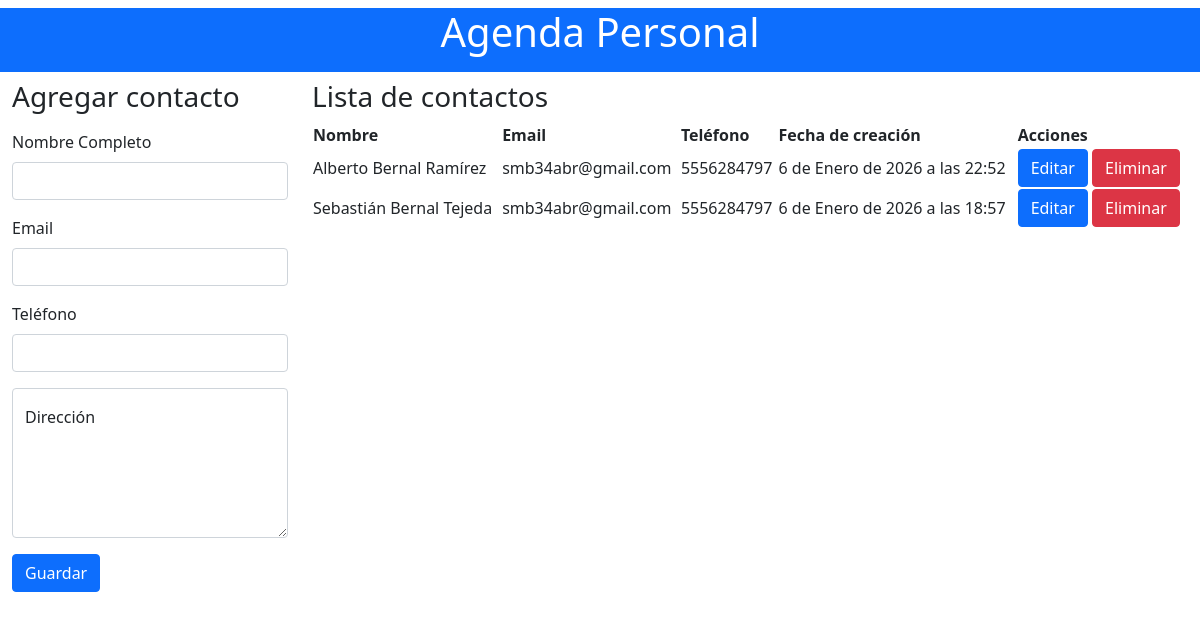
Before: / with the older database file.
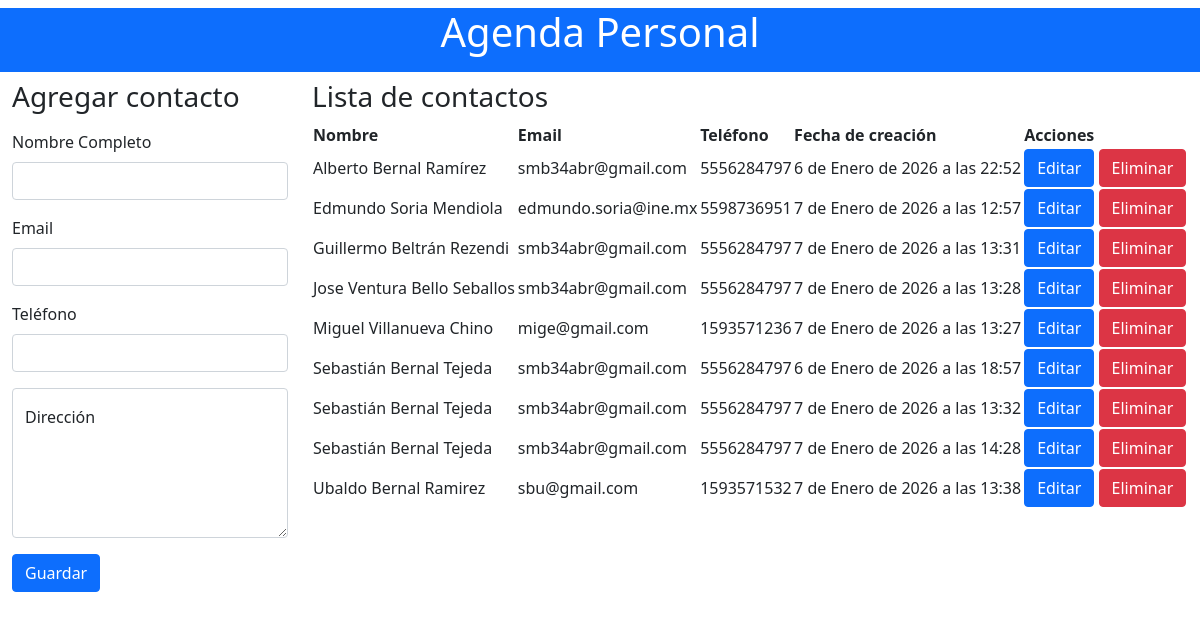
After: the same page with the newer database file.
### personal/models.py (models this page shows, shortened)
class Contact(models.Model):
    name = models.CharField(max_length=100)
    email = models.EmailField()
    phone = models.CharField(max_length=20)
    direction = models.TextField(blank=True)
    created = models.DateTimeField(auto_now=True)
    class Meta:
        ordering = ['name']

### personal/views.py (the view)
# urls.py: path('', views.contact_list_and_create, name='contact_list'),
def contact_list_and_create(request):
    if request.method == 'POST':
        form = ContactForm(request.POST)
        if form.is_valid():
            form.save()
            return redirect('personal:contact_list')
    form = ContactForm()
    contacts = Contact.objects.all()
    return render(request, 'contact_list.html', {
    'form': form,
    'contacts': contacts
    })

### personal/forms.py
class ContactForm(forms.ModelForm):
    class Meta:
        model = Contact
        fields = ['name', 'email', 'phone', 'direction']

### personal/templates/contact_list.html (shortened to what this page needs)
<!DOCTYPE html>
<html lang="es">
<head>
    <link rel="stylesheet" href="https://cdn.jsdelivr.net/npm/bootstrap@5.0.2/dist/css/bootstrap.min.css"
        rel="stylesheet"
>
    <link rel="stylesheet" href="https://cdn.datatables.net/2.3.6/css/dataTables.dataTables.css">
</head>
<body>
    <h1 class="text-center mt-2 bg-primary text-white pb-3">Agenda Personal</h1>
    <div class="container-fluid">
        <div class="row">
            <div class="col-3">
                <form action="/registrarPersonal/" method="post">
                    <h3>Agregar contacto</h3>
                    <div class="mb-3 mt-3">
                        <label for="nombre" class="form-label">Nombre Completo</label>
                        <input type="text" class="form-control" id="nombre" name="name" aria-describedby="emailHelp"
                            required>
                    </div>
                    <div class="mb-3">
                        <label for="email" class="form-label">Email</label>
                        <input type="email" class="form-control" id="email" name="email" required>
                    </div>
                    <div class="mb-3">
                        <label for="phone" class="form-label">Teléfono</label>
                        <input type="text" class="form-control" id="phone" name="phone" required>
                    </div>
                    <div class="form-floating mb-3">
                        <textarea class="form-control" placeholder="Leave a comment here" id="floatingTextarea"
                            name="direction" style="height: 150px;" required></textarea>
                        <label for="direction">Dirección</label>
                    </div>
                    <button type="submit" id="idGardar" class="btn btn-primary">Guardar</button>
                </form>
            </div>
            <div class="col-9">
                <h3>Lista de contactos</h3>
                <table id="example" class="display" style="width:100%">
                    <thead>
                        <tr>
                            <th>Nombre</th>
                            <th>Email</th>
                            <th>Teléfono</th>
                            <th>Fecha de creación</th>
                            <th>Acciones</th>
                        </tr>
                    </thead>
                    <tbody>
                        {% for contact in contacts %}
                        <tr>
                            <td>{{ contact.name }}</td>
                            <td>{{ contact.email }}</td>
                            <td>{{ contact.phone }}</td>
                            <td>{{ contact.created }}</td>
                            <td>
                                <a href="editContact/{{ contact.id }}" class="btn btn-primary">Editar</a>
                                <a href="deleteContact/{{ contact.id }}" class="btn btn-danger">Eliminar</a>
                            </td>
                        </tr>
                        {% endfor %}
                    </tbody>
                </table>
            </div>
        </div>
    </div>
</body>
</html>

Changed rows visible on the page:
added Contact: name "Edmundo Soria Mendiola", email "edmundo.soria@ine.mx", phone "5598736951", created "7 de Enero de 2026 a las 12:57"
added Contact: name "Guillermo Beltrán Rezendi", email "smb34abr@gmail.com", phone "5556284797", created "7 de Enero de 2026 a las 13:31"
added Contact: name "Jose Ventura Bello Seballos", email "smb34abr@gmail.com", phone "5556284797", created "7 de Enero de 2026 a las 13:28"
added Contact: name "Miguel Villanueva Chino", email "mige@gmail.com", phone "1593571236", created "7 de Enero de 2026 a las 13:27"
added Contact: name "Sebastián Bernal Tejeda", email "smb34abr@gmail.com", phone "5556284797", created "7 de Enero de 2026 a las 13:32"
added Contact: name "Sebastián Bernal Tejeda", email "smb34abr@gmail.com", phone "5556284797", created "7 de Enero de 2026 a las 14:28"
added Contact: name "Ubaldo Bernal Ramirez", email "sbu@gmail.com", phone "1593571532", created "7 de Enero de 2026 a las 13:38"
